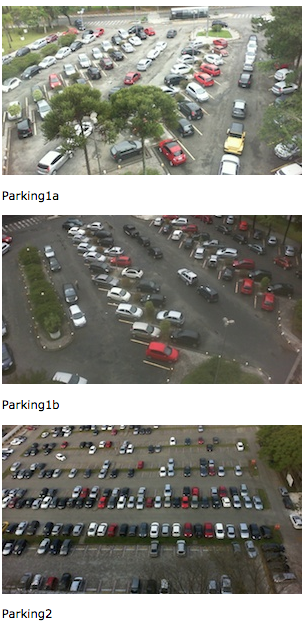
#> input picture data/parking_01.png, 307 x 624 px
$ python mark_slots.py
#> lines starting #> are read from the running program, lines starting #| are printed output that depends on the picture; after the words box and inside, x2 and y2 are one past the last pixel; in counts of white or black regions, pixels touching at a corner belong together

import cv2
import json
import os
from tkinter import Tk, filedialog

# Chon anh bai do xe
root = Tk()
root.withdraw()

image_path = filedialog.askopenfilename(
    title="Chon anh bai do xe",
    filetypes=[("Image files", "*.jpg *.jpeg *.png *.bmp")]
)
#> the answer given: ../data/parking_01.png

root.destroy()

if not image_path:
    print("Ban chua chon anh!")
    exit()

image = cv2.imread(image_path)
#> image is the input picture: shape (624, 307, 3); mean B, G, R 129.9, 137.8, 138.2

if image is None:
    print("Khong the doc anh!")
    exit()

original = image.copy()
slots = []

drawing = False
start_x, start_y = 0, 0
current_x, current_y = 0, 0


def mouse_callback(event, x, y, flags, param):
    global drawing, start_x, start_y
    global current_x, current_y, image

    if event == cv2.EVENT_LBUTTONDOWN:
        drawing = True
        start_x, start_y = x, y
        current_x, current_y = x, y

    elif event == cv2.EVENT_MOUSEMOVE and drawing:
        current_x, current_y = x, y

    elif event == cv2.EVENT_LBUTTONUP:
        drawing = False
        current_x, current_y = x, y

        x1 = min(start_x, current_x)
        y1 = min(start_y, current_y)
        x2 = max(start_x, current_x)
        y2 = max(start_y, current_y)

        if x2 - x1 > 5 and y2 - y1 > 5:
            slots.append({
                "id": len(slots) + 1,
                "x": x1,
                "y": y1,
                "w": x2 - x1,
                "h": y2 - y1
            })


cv2.namedWindow("Mark Parking Slots")
cv2.setMouseCallback("Mark Parking Slots", mouse_callback)

print("HUONG DAN:")
print("- Keo chuot trai de chon mot o do xe")
print("- Nhan R de xoa tat ca")
print("- Nhan S de luu")
print("- Nhan Q de thoat")

while True:
    display = original.copy()

    for slot in slots:
        x = slot["x"]
        y = slot["y"]
        w = slot["w"]
        h = slot["h"]

        cv2.rectangle(
            display,
            (x, y),
            (x + w, y + h),
            (0, 255, 0),
            2
        )

        cv2.putText(
            display,
            str(slot["id"]),
            (x, y - 5),
            cv2.FONT_HERSHEY_SIMPLEX,
            0.7,
            (0, 255, 0),
            2
        )

    if drawing:
        cv2.rectangle(
            display,
            (start_x, start_y),
            (current_x, current_y),
            (0, 255, 255),
            2
        )

    cv2.putText(
        display,
        f"Parking slots: {len(slots)}",
        (20, 35),
        cv2.FONT_HERSHEY_SIMPLEX,
        0.8,
        (0, 255, 0),
        2
    )
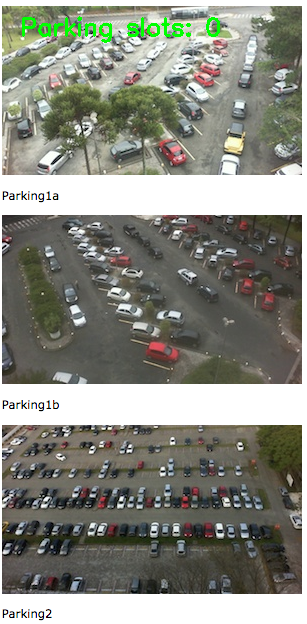
#> display: shape (624, 307, 3); 0.69% of pixels changed, all inside (x1, y1, x2, y2) = (22, 16, 220, 43)

    cv2.imshow("Mark Parking Slots", display)

    key = cv2.waitKey(20) & 0xFF
#> (key q is pressed here)

    if key == ord("r"):
        slots.clear()
        print("Da xoa tat ca o do xe!")

    elif key == ord("s"):
        data = {
            "image_name": os.path.basename(image_path),
            "parking_slots": slots
        }

        with open("parking_slots.json", "w", encoding="utf-8") as file:
            json.dump(data, file, indent=4, ensure_ascii=False)

        print("Da luu", len(slots), "o do xe!")
        print("File: parking_slots.json")
        break

    elif key == ord("q"):
        print("Da thoat, khong luu!")
        break

cv2.destroyAllWindows()
